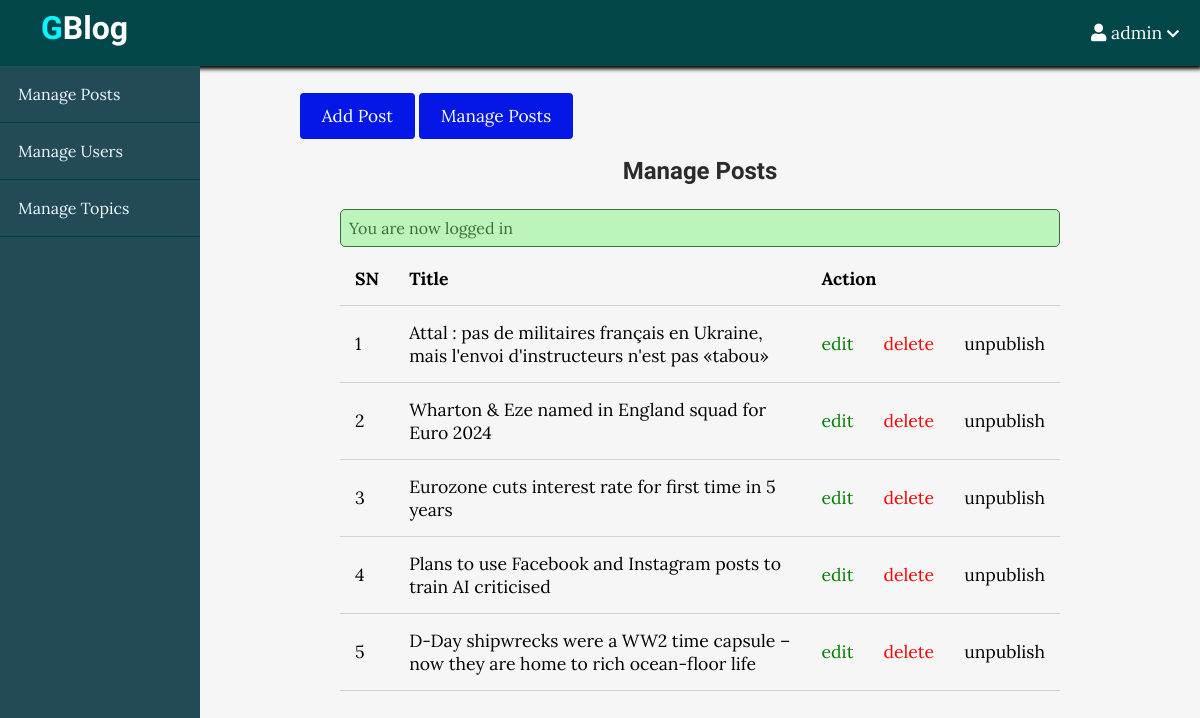
The app's page /admin/posts/index.php (signed in) with its own data.
### tables this page shows
CREATE TABLE IF NOT EXISTS `posts` (
  `id` int NOT NULL AUTO_INCREMENT,
  `user_id` int NOT NULL,
  `topic_id` int DEFAULT NULL,
  `title` varchar(255) NOT NULL,
  `image` varchar(255) NOT NULL,
  `body` text NOT NULL,
  `published` tinyint NOT NULL,
  `created_at` datetime NOT NULL DEFAULT CURRENT_TIMESTAMP,
  PRIMARY KEY (`id`),
  KEY `topic_id` (`topic_id`)
);

### app/database/db.php (called while the page is built, shortened)
<?php
require('connect.php');
function selectAll($table, $conditions = [])
{
    global $conn;
    $sql = "SELECT * FROM $table";
    if (empty($conditions)) {
        $stmt = $conn->prepare($sql);
        $stmt->execute();
        $records = $stmt->get_result()->fetch_all(MYSQLI_ASSOC);
        return $records;
    }
}

### app/controllers/posts.php (called while the page is built, shortened)
<?php
include(ROOT_PATH . "/app/database/db.php");
$table = 'posts';
$posts = selectAll($table);

### admin/posts/index.php (the view, shortened to what this page needs)
<?php include(ROOT_PATH . "/app/controllers/posts.php");
?>
<!DOCTYPE html>
<html lang="en">
    <head>
        <link rel="stylesheet"
            href="https://use.fontawesome.com/releases/v5.7.2/css/all.css"
>
        <link rel="stylesheet" href="../../assets/css/style.css">
        <link rel="stylesheet" href="../../assets/css/admin.css">
    </head>
    <body>
    <?php include(ROOT_PATH . "/app/includes/adminHeader.php"); ?>
        <div class="admin-wrapper">
        <?php include(ROOT_PATH . "/app/includes/adminSidebar.php"); ?>
            <div class="admin-content">
                <div class="button-group">
                    <a href="create.php" class="btn btn-big">Add Post</a>
                    <a href="index.php" class="btn btn-big">Manage Posts</a>
                </div>
                <div class="content">
                    <h2 class="page-title">Manage Posts</h2>
                    <?php include(ROOT_PATH . "/app/includes/messages.php"); ?>
                    <table>
                        <thead>
                            <th>SN</th>
                            <th>Title</th>
                            <th colspan="3">Action</th>
                        </thead>
                        <tbody>
                            <?php foreach ($posts as $key => $post): ?>
                                <tr>
                                    <td><?php echo $key + 1; ?></td>
                                    <td><?php echo $post['title'] ?></td>
                                    <td><a href="edit.php?id=<?php echo $post['id']; ?>" class="edit">edit</a></td>
                                    <td><a href="edit.php?delete_id=<?php echo $post['id']; ?>" class="delete">delete</a></td>
                                    <?php if ($post['published']): ?>
                                        <td><a href="edit.php?published=0&p_id=<?php echo $post['id'] ?>" class="unpublish">unpublish</a></td>
                                    <?php else: ?>
                                        <td><a href="edit.php?published=1&p_id=<?php echo $post['id'] ?>" class="publish">publish</a></td>
                                    <?php endif; ?>
                                </tr>
                            <?php endforeach; ?>
                        </tbody>
                    </table>
                </div>
            </div>
        </div>
    </body>
</html>

### app/includes/adminHeader.php (shortened to what this page needs)
<header>
    <a class="logo" href="<?php echo BASE_URL . '/index.php'; ?>">
        <h1 class="logo-text"><span>G</span>Blog</h1>
    </a>
    <ul class="nav">
        <?php if (isset($_SESSION['username'])): ?>
            <li>
                <a href="#">
                    <i class="fa fa-user"></i>
                    <?php echo $_SESSION['username']; ?>
                    <i class="fa fa-chevron-down" style="font-size: .8em;"></i>
                </a>
            </li>
        <?php endif; ?>
    </ul>
</header>

### app/includes/adminSidebar.php
<div class="left-sidebar">
    <ul>
        <li><a href="<?php echo BASE_URL . '/admin/posts/index.php'; ?>">Manage Posts</a></li>
        <li><a href="<?php echo BASE_URL . '/admin/users/index.php'; ?>">Manage Users</a></li>
        <li><a href="<?php echo BASE_URL . '/admin/topics/index.php'; ?>">Manage Topics</a></li>
    </ul>
</div>

### app/includes/messages.php (shortened to what this page needs)
<?php if(isset($_SESSION['message'])): ?>
  <div class="msg <?php echo $_SESSION['type']; ?>">
    <li><?php echo $_SESSION['message']; ?></li>
  </div>
<?php endif; ?>

### assets/css/style.css (style rules this page uses)
* { box-sizing: border-box; }
html, body { height: 100%; padding: 0px; margin: 0px; background: #f6f6f6; font-family: "Lora", serif; }
h1, h2, h3, h4, h5, h6 { font-family: "Candal", serif; color: #2c2b2b; margin: 5px; }
a { text-decoration: none; color: inherit; }
.btn { padding: 0.5rem 1rem; background: #0417e6; color: white; border: 1px solid transparent; border-radius: 0.25rem; font-size: 1.08em; font-family: "Lora", serif; }
.btn-big { padding: 0.7rem 1.3rem; line-height: 1.3rem; }
.msg { width: 100%; margin: 5px auto; padding: 8px; border-radius: 5px; list-style: none; }
.success { color: #3a6e3a; border: 1px solid #3a6e3a; background: #bcf5bc; }
header { background: #3335bc; height: 66px; box-shadow: 2px 3px 4px black; }
header * { color: white; }
header .logo { float: left; height: inherit; margin-left: 2em; }
header .logo-text { margin: 9px; font-family: "Candal", serif; }
header .logo-text span { color: #05f7ff; }
header ul { float: right; margin: 0px; padding: 0px; list-style: none; }
header ul li { float: left; position: relative; }
header ul li a { display: block; padding: 21px; font-size: 1.1em; text-decoration: none; }
.content { width: 90%; margin: 30px auto 30px; }

### assets/css/admin.css (style rules this page uses)
header { background: #01474a; }
.admin-wrapper { display: flex; height: calc(100% - 66px); }
.admin-wrapper .left-sidebar { flex: 2; height: 100%; background: #234a57; }
.admin-wrapper .left-sidebar ul { list-style: none; margin: 0px; padding: 0px; color: aliceblue; }
.admin-wrapper .left-sidebar ul li a { padding: 18px; display: block; border-bottom: 1px solid #004044; }
.admin-wrapper .admin-content { flex: 8; height: 100%; padding: 40px 100px 100px; overflow-y: scroll; }
.admin-content .page-title { text-align: center; margin-bottom: 1.5rem; }
table { width: 100%; border-collapse: collapse; font-size: 1.1rem; }
th, td { padding: 15px; text-align: left; border-bottom: 1px solid #d3d3d3; }
.edit { color: green; }
.delete { color: red; }

### records on screen
posts: title "Attal : pas de militaires français en Ukraine, mais l'envoi d'instructeurs n'est pas «tabou»"
posts: title "Wharton & Eze named in England squad for Euro 2024"
posts: title "Eurozone cuts interest rate for first time in 5 years"
posts: title "Plans to use Facebook and Instagram posts to train AI criticised"
posts: title "D-Day shipwrecks were a WW2 time capsule – now they are home to rich ocean-floor life"

### other values on screen
$_SESSION['username'] "admin"
$_SESSION['message'] "You are now logged in"
